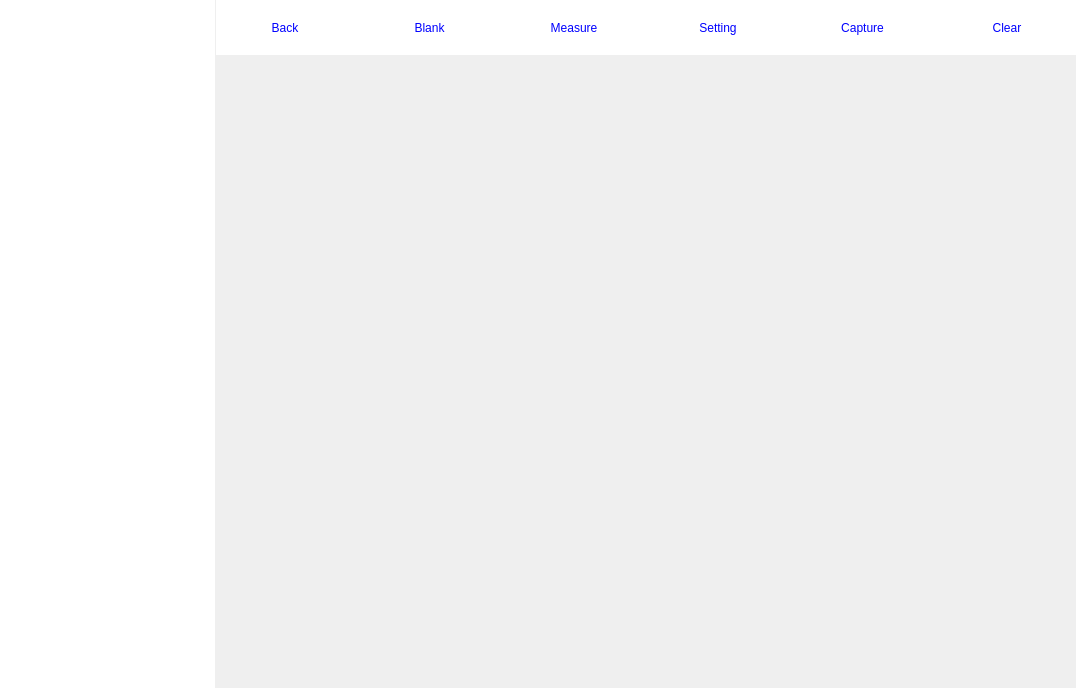
<?xml version="1.0" encoding="UTF-8"?>
<ui version="4.0">
 <class>NATestingWidget</class>
 <widget class="QFrame" name="NATestingWidget">
  <property name="geometry">
   <rect>
    <x>0</x>
    <y>0</y>
    <width>1076</width>
    <height>688</height>
   </rect>
  </property>
  <property name="windowTitle">
   <string>Frame</string>
  </property>
  <property name="frameShape">
   <enum>QFrame::NoFrame</enum>
  </property>
  <property name="frameShadow">
   <enum>QFrame::Raised</enum>
  </property>
  <layout class="QHBoxLayout" name="horizontalLayout" stretch="1,4">
   <property name="spacing">
    <number>1</number>
   </property>
   <property name="leftMargin">
    <number>0</number>
   </property>
   <property name="topMargin">
    <number>0</number>
   </property>
   <property name="rightMargin">
    <number>0</number>
   </property>
   <property name="bottomMargin">
    <number>0</number>
   </property>
   <item>
    <widget class="QFrame" name="frameLeft">
     <property name="styleSheet">
      <string notr="true">QFrame#frameLeft{
	background-color: rgb(255, 255, 255);
}</string>
     </property>
     <property name="frameShape">
      <enum>QFrame::NoFrame</enum>
     </property>
     <property name="frameShadow">
      <enum>QFrame::Raised</enum>
     </property>
    </widget>
   </item>
   <item>
    <layout class="QVBoxLayout" name="verticalLayout_2" stretch="2,1">
     <property name="spacing">
      <number>1</number>
     </property>
     <item>
      <widget class="QFrame" name="frameMain">
       <property name="frameShape">
        <enum>QFrame::NoFrame</enum>
       </property>
       <property name="frameShadow">
        <enum>QFrame::Sunken</enum>
       </property>
       <layout class="QVBoxLayout" name="verticalLayout" stretch="0,1">
        <property name="spacing">
         <number>2</number>
        </property>
        <property name="leftMargin">
         <number>0</number>
        </property>
        <property name="topMargin">
         <number>0</number>
        </property>
        <property name="rightMargin">
         <number>0</number>
        </property>
        <property name="bottomMargin">
         <number>0</number>
        </property>
        <item>
         <widget class="QFrame" name="frameHeader">
          <property name="minimumSize">
           <size>
            <width>0</width>
            <height>55</height>
           </size>
          </property>
          <property name="styleSheet">
           <string notr="true">QToolButton{
	color:blue;
	font: 75 20pt &quot;微软雅黑&quot;;
}

QToolButton::disabled{
	color:darkgray;
}

QFrame#frameHeader {
	background-color: white;
}</string>
          </property>
          <property name="frameShape">
           <enum>QFrame::NoFrame</enum>
          </property>
          <property name="frameShadow">
           <enum>QFrame::Plain</enum>
          </property>
          <layout class="QHBoxLayout" name="horizontalLayout_2">
           <property name="leftMargin">
            <number>0</number>
           </property>
           <property name="topMargin">
            <number>0</number>
           </property>
           <property name="rightMargin">
            <number>0</number>
           </property>
           <property name="bottomMargin">
            <number>0</number>
           </property>
           <item>
            <widget class="QToolButton" name="toolButtonBack">
             <property name="sizePolicy">
              <sizepolicy hsizetype="Preferred" vsizetype="Preferred">
               <horstretch>0</horstretch>
               <verstretch>0</verstretch>
              </sizepolicy>
             </property>
             <property name="text">
              <string>Back</string>
             </property>
             <property name="iconSize">
              <size>
               <width>80</width>
               <height>80</height>
              </size>
             </property>
             <property name="autoRaise">
              <bool>true</bool>
             </property>
            </widget>
           </item>
           <item>
            <widget class="QToolButton" name="toolButtonBlank">
             <property name="sizePolicy">
              <sizepolicy hsizetype="Preferred" vsizetype="Preferred">
               <horstretch>0</horstretch>
               <verstretch>0</verstretch>
              </sizepolicy>
             </property>
             <property name="text">
              <string>Blank</string>
             </property>
             <property name="iconSize">
              <size>
               <width>80</width>
               <height>80</height>
              </size>
             </property>
             <property name="autoRaise">
              <bool>true</bool>
             </property>
            </widget>
           </item>
           <item>
            <widget class="QToolButton" name="toolButtonMeasure">
             <property name="sizePolicy">
              <sizepolicy hsizetype="Preferred" vsizetype="Preferred">
               <horstretch>0</horstretch>
               <verstretch>0</verstretch>
              </sizepolicy>
             </property>
             <property name="text">
              <string>Measure</string>
             </property>
             <property name="iconSize">
              <size>
               <width>80</width>
               <height>80</height>
              </size>
             </property>
             <property name="autoRaise">
              <bool>true</bool>
             </property>
            </widget>
           </item>
           <item>
            <widget class="QToolButton" name="toolButtonSetting">
             <property name="sizePolicy">
              <sizepolicy hsizetype="Preferred" vsizetype="Preferred">
               <horstretch>0</horstretch>
               <verstretch>0</verstretch>
              </sizepolicy>
             </property>
             <property name="text">
              <string>Setting</string>
             </property>
             <property name="iconSize">
              <size>
               <width>80</width>
               <height>80</height>
              </size>
             </property>
             <property name="autoRaise">
              <bool>true</bool>
             </property>
            </widget>
           </item>
           <item>
            <widget class="QToolButton" name="toolButtonCapture">
             <property name="sizePolicy">
              <sizepolicy hsizetype="Preferred" vsizetype="Preferred">
               <horstretch>0</horstretch>
               <verstretch>0</verstretch>
              </sizepolicy>
             </property>
             <property name="text">
              <string>Capture</string>
             </property>
             <property name="iconSize">
              <size>
               <width>80</width>
               <height>80</height>
              </size>
             </property>
             <property name="autoRaise">
              <bool>true</bool>
             </property>
            </widget>
           </item>
           <item>
            <widget class="QToolButton" name="toolButtonClear">
             <property name="sizePolicy">
              <sizepolicy hsizetype="Preferred" vsizetype="Preferred">
               <horstretch>0</horstretch>
               <verstretch>0</verstretch>
              </sizepolicy>
             </property>
             <property name="text">
              <string>Clear</string>
             </property>
             <property name="iconSize">
              <size>
               <width>80</width>
               <height>80</height>
              </size>
             </property>
             <property name="autoRaise">
              <bool>true</bool>
             </property>
            </widget>
           </item>
          </layout>
         </widget>
        </item>
        <item>
         <widget class="QFrame" name="framePlot">
          <property name="frameShape">
           <enum>QFrame::NoFrame</enum>
          </property>
          <property name="frameShadow">
           <enum>QFrame::Raised</enum>
          </property>
          <zorder>toolButtonBlank</zorder>
         </widget>
        </item>
       </layout>
      </widget>
     </item>
     <item>
      <widget class="QFrame" name="frameBottom">
       <property name="frameShape">
        <enum>QFrame::NoFrame</enum>
       </property>
       <property name="frameShadow">
        <enum>QFrame::Raised</enum>
       </property>
      </widget>
     </item>
    </layout>
   </item>
  </layout>
 </widget>
 <resources/>
 <connections/>
</ui>
